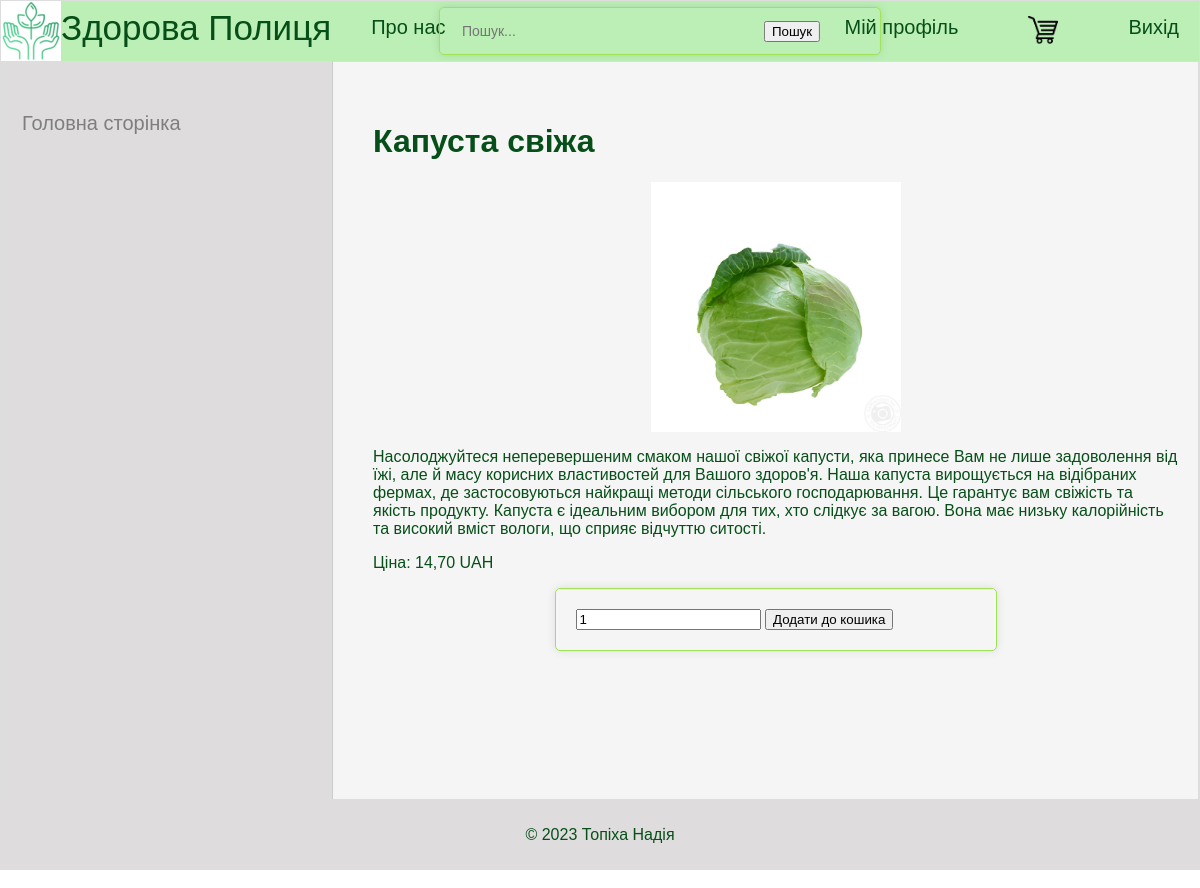
Screenshot of /product/5/ (signed in) with the database file from the repository.
### myapp1/models.py (models this page shows, shortened)
class Product(models.Model):
    name = models.CharField(max_length=255)
    description = models.TextField()
    price = models.DecimalField(max_digits=10, decimal_places=2)
    currency = models.CharField(max_length=10, default='UAH')
    image = models.ImageField(upload_to='product_images/')
    category = models.ForeignKey(Category, on_delete=models.CASCADE, null=True, blank=True)

### myapp1/views.py (the view)
# urls.py: path('product/<int:pk>/', ProductDetailView.as_view(), name='product_detail'),
class ProductDetailView(DetailView):
    model = Product
    template_name = 'product_detail.html'
    context_object_name = 'product'

### templates/product_detail.html (shortened to what this page needs)
{% extends 'base.html' %}
{% load static %}
{% block content %}
  {% if user.is_authenticated %}
    <div class="product-detail">
      <h1>{{ product.name }}</h1>
      <img class="product-img" src="{{ product.image.url }}" alt="{{ product.name }}">
      <p>{{ product.description }}</p>
      <p>Ціна: {{ product.price }} {{ product.currency }}</p>
      <form method="post" action="{% url 'add_to_cart' product_id=product.id %}">
        <input type="number" name="quantity" value="1" min="1">
        <button type="submit">Додати до кошика</button>
      </form>
    </div>
  {% else %}
    <h1>Помилка</h1>
    <p>Доступ обмежений. Будь ласка, увійдіть в систему.</p>
  {% endif %}
{% endblock %}

### myapp1/static/css/styles.css (style rules this page uses)
html, body { font-family: 'Arial'; margin: 0; padding: 0; height: 100%; width: 100%; color: #064f18; min-height: 100vh; flex-direction: column; }
img { max-width: 100%; width: 35px; height: auto; margin: 0px 20px 0 80px; }
.product-img { width: 250px; height: auto; display: block; margin: 0 auto; }
form { max-width: 400px; margin: 0 auto; width: 100%; padding: 20px; border: 1px solid rgb(158, 227, 84); border-radius: 5px; box-shadow: 0 0 10px rgba(0, 0, 0, 0.1); }

### rows the page displays
Product: name "Капуста свіжа", image (picture), description "Насолоджуйтеся неперевершеним смаком нашої свіжої капусти, яка принесе Вам не лише задоволення від їжі, але й масу корисних властивостей для Вашого здоров'я. Наша капуста вирощується на відібраних фермах, де застосовуються найкращі методи сільського господарювання. Це гарантує вам свіжість та якість продукту. Капуста є ідеальним вибором для тих, хто слідкує за вагою. Вона має низьку калорійність та високий вміст вологи, що сприяє відчуттю ситості.", price "14,70", currency "UAH"
